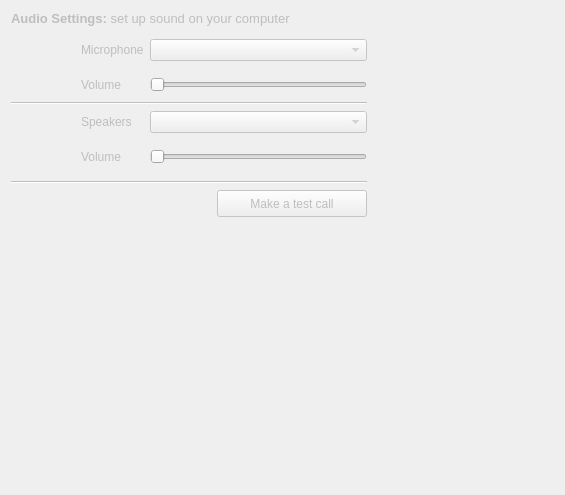
        <widget class="QWidget" name="tabAudio">
         <property name="enabled">
          <bool>false</bool>
         </property>
         <attribute name="icon">
          <iconset resource="customwidgets.qrc">
           <normaloff>:/customwidgets/data/options/audio.png</normaloff>:/customwidgets/data/options/audio.png</iconset>
         </attribute>
         <attribute name="title">
          <string>Audio Settings</string>
         </attribute>
         <layout class="QGridLayout" name="gridLayout_20">
          <item row="0" column="0" colspan="2">
           <widget class="QLabel" name="label_12">
            <property name="text">
             <string>&lt;!DOCTYPE HTML PUBLIC &quot;-//W3C//DTD HTML 4.0//EN&quot; &quot;http://www.w3.org/TR/REC-html40/strict.dtd&quot;&gt;
&lt;html&gt;&lt;head&gt;&lt;meta name=&quot;qrichtext&quot; content=&quot;1&quot; /&gt;&lt;style type=&quot;text/css&quot;&gt;
p, li { white-space: pre-wrap; }
&lt;/style&gt;&lt;/head&gt;&lt;body style=&quot; font-family:'Sans Serif'; font-size:10pt; font-weight:400; font-style:normal;&quot;&gt;
&lt;p style=&quot; margin-top:0px; margin-bottom:0px; margin-left:0px; margin-right:0px; -qt-block-indent:0; text-indent:0px;&quot;&gt;&lt;span style=&quot; font-weight:600;&quot;&gt;Audio Settings:&lt;/span&gt; set up sound on your computer&lt;/p&gt;&lt;/body&gt;&lt;/html&gt;</string>
            </property>
           </widget>
          </item>
          <item row="1" column="0">
           <layout class="QGridLayout" name="gridLayout_19">
            <item row="0" column="0" rowspan="2" colspan="2">
             <widget class="QLabel" name="icoMicrophone">
              <property name="minimumSize">
               <size>
                <width>64</width>
                <height>64</height>
               </size>
              </property>
              <property name="maximumSize">
               <size>
                <width>64</width>
                <height>64</height>
               </size>
              </property>
              <property name="text">
               <string/>
              </property>
              <property name="pixmap">
               <pixmap resource="customwidgets.qrc">:/customwidgets/generic/data/microphone.png</pixmap>
              </property>
              <property name="alignment">
               <set>Qt::AlignCenter</set>
              </property>
             </widget>
            </item>
            <item row="0" column="2">
             <widget class="QLabel" name="labelMicrophone">
              <property name="text">
               <string>Microphone</string>
              </property>
             </widget>
            </item>
            <item row="0" column="3" colspan="2">
             <widget class="QComboBox" name="comboMicrophoneDevice">
              <property name="sizePolicy">
               <sizepolicy hsizetype="Preferred" vsizetype="Fixed">
                <horstretch>1</horstretch>
                <verstretch>0</verstretch>
               </sizepolicy>
              </property>
             </widget>
            </item>
            <item row="1" column="2">
             <widget class="QLabel" name="labelMicrophoneVolume">
              <property name="text">
               <string>Volume</string>
              </property>
             </widget>
            </item>
            <item row="1" column="3" colspan="2">
             <widget class="QSlider" name="sliderMicrophoneVolume">
              <property name="sizePolicy">
               <sizepolicy hsizetype="Expanding" vsizetype="Fixed">
                <horstretch>1</horstretch>
                <verstretch>0</verstretch>
               </sizepolicy>
              </property>
              <property name="orientation">
               <enum>Qt::Horizontal</enum>
              </property>
             </widget>
            </item>
            <item row="2" column="0" colspan="5">
             <widget class="Line" name="line">
              <property name="orientation">
               <enum>Qt::Horizontal</enum>
              </property>
             </widget>
            </item>
            <item row="3" column="0" rowspan="3" colspan="2">
             <widget class="QLabel" name="iconSpeaker">
              <property name="minimumSize">
               <size>
                <width>64</width>
                <height>64</height>
               </size>
              </property>
              <property name="maximumSize">
               <size>
                <width>64</width>
                <height>64</height>
               </size>
              </property>
              <property name="text">
               <string/>
              </property>
              <property name="pixmap">
               <pixmap resource="customwidgets.qrc">:/customwidgets/generic/data/speaker.png</pixmap>
              </property>
              <property name="alignment">
               <set>Qt::AlignCenter</set>
              </property>
             </widget>
            </item>
            <item row="3" column="2">
             <widget class="QLabel" name="labelSpeaker">
              <property name="text">
               <string>Speakers</string>
              </property>
             </widget>
            </item>
            <item row="3" column="3" colspan="2">
             <widget class="QComboBox" name="comboSpeakerDevice">
              <property name="sizePolicy">
               <sizepolicy hsizetype="Preferred" vsizetype="Fixed">
                <horstretch>1</horstretch>
                <verstretch>0</verstretch>
               </sizepolicy>
              </property>
             </widget>
            </item>
            <item row="4" column="3" rowspan="2" colspan="2">
             <widget class="QSlider" name="sliderSpeakerVolume">
              <property name="sizePolicy">
               <sizepolicy hsizetype="Expanding" vsizetype="Fixed">
                <horstretch>1</horstretch>
                <verstretch>0</verstretch>
               </sizepolicy>
              </property>
              <property name="orientation">
               <enum>Qt::Horizontal</enum>
              </property>
             </widget>
            </item>
            <item row="4" column="2" rowspan="2">
             <widget class="QLabel" name="labelSpeakerVolume">
              <property name="text">
               <string>Volume</string>
              </property>
             </widget>
            </item>
            <item row="7" column="0" colspan="4">
             <spacer name="horizontalSpacer_4">
              <property name="orientation">
               <enum>Qt::Horizontal</enum>
              </property>
              <property name="sizeHint" stdset="0">
               <size>
                <width>200</width>
                <height>20</height>
               </size>
              </property>
             </spacer>
            </item>
            <item row="7" column="4">
             <widget class="QPushButton" name="buttonTestCall">
              <property name="minimumSize">
               <size>
                <width>150</width>
                <height>27</height>
               </size>
              </property>
              <property name="text">
               <string>Make a test call</string>
              </property>
              <property name="icon">
               <iconset resource="customwidgets.qrc">
                <normaloff>:/customwidgets/data/phone.png</normaloff>:/customwidgets/data/phone.png</iconset>
              </property>
             </widget>
            </item>
            <item row="6" column="0" colspan="5">
             <widget class="Line" name="line_2">
              <property name="orientation">
               <enum>Qt::Horizontal</enum>
              </property>
             </widget>
            </item>
           </layout>
          </item>
          <item row="1" column="1">
           <spacer name="horizontalSpacer_5">
            <property name="orientation">
             <enum>Qt::Horizontal</enum>
            </property>
            <property name="sizeHint" stdset="0">
             <size>
              <width>181</width>
              <height>20</height>
             </size>
            </property>
           </spacer>
          </item>
          <item row="2" column="0">
           <spacer name="verticalSpacer_7">
            <property name="orientation">
             <enum>Qt::Vertical</enum>
            </property>
            <property name="sizeHint" stdset="0">
             <size>
              <width>20</width>
              <height>267</height>
             </size>
            </property>
           </spacer>
          </item>
         </layout>
        </widget>
